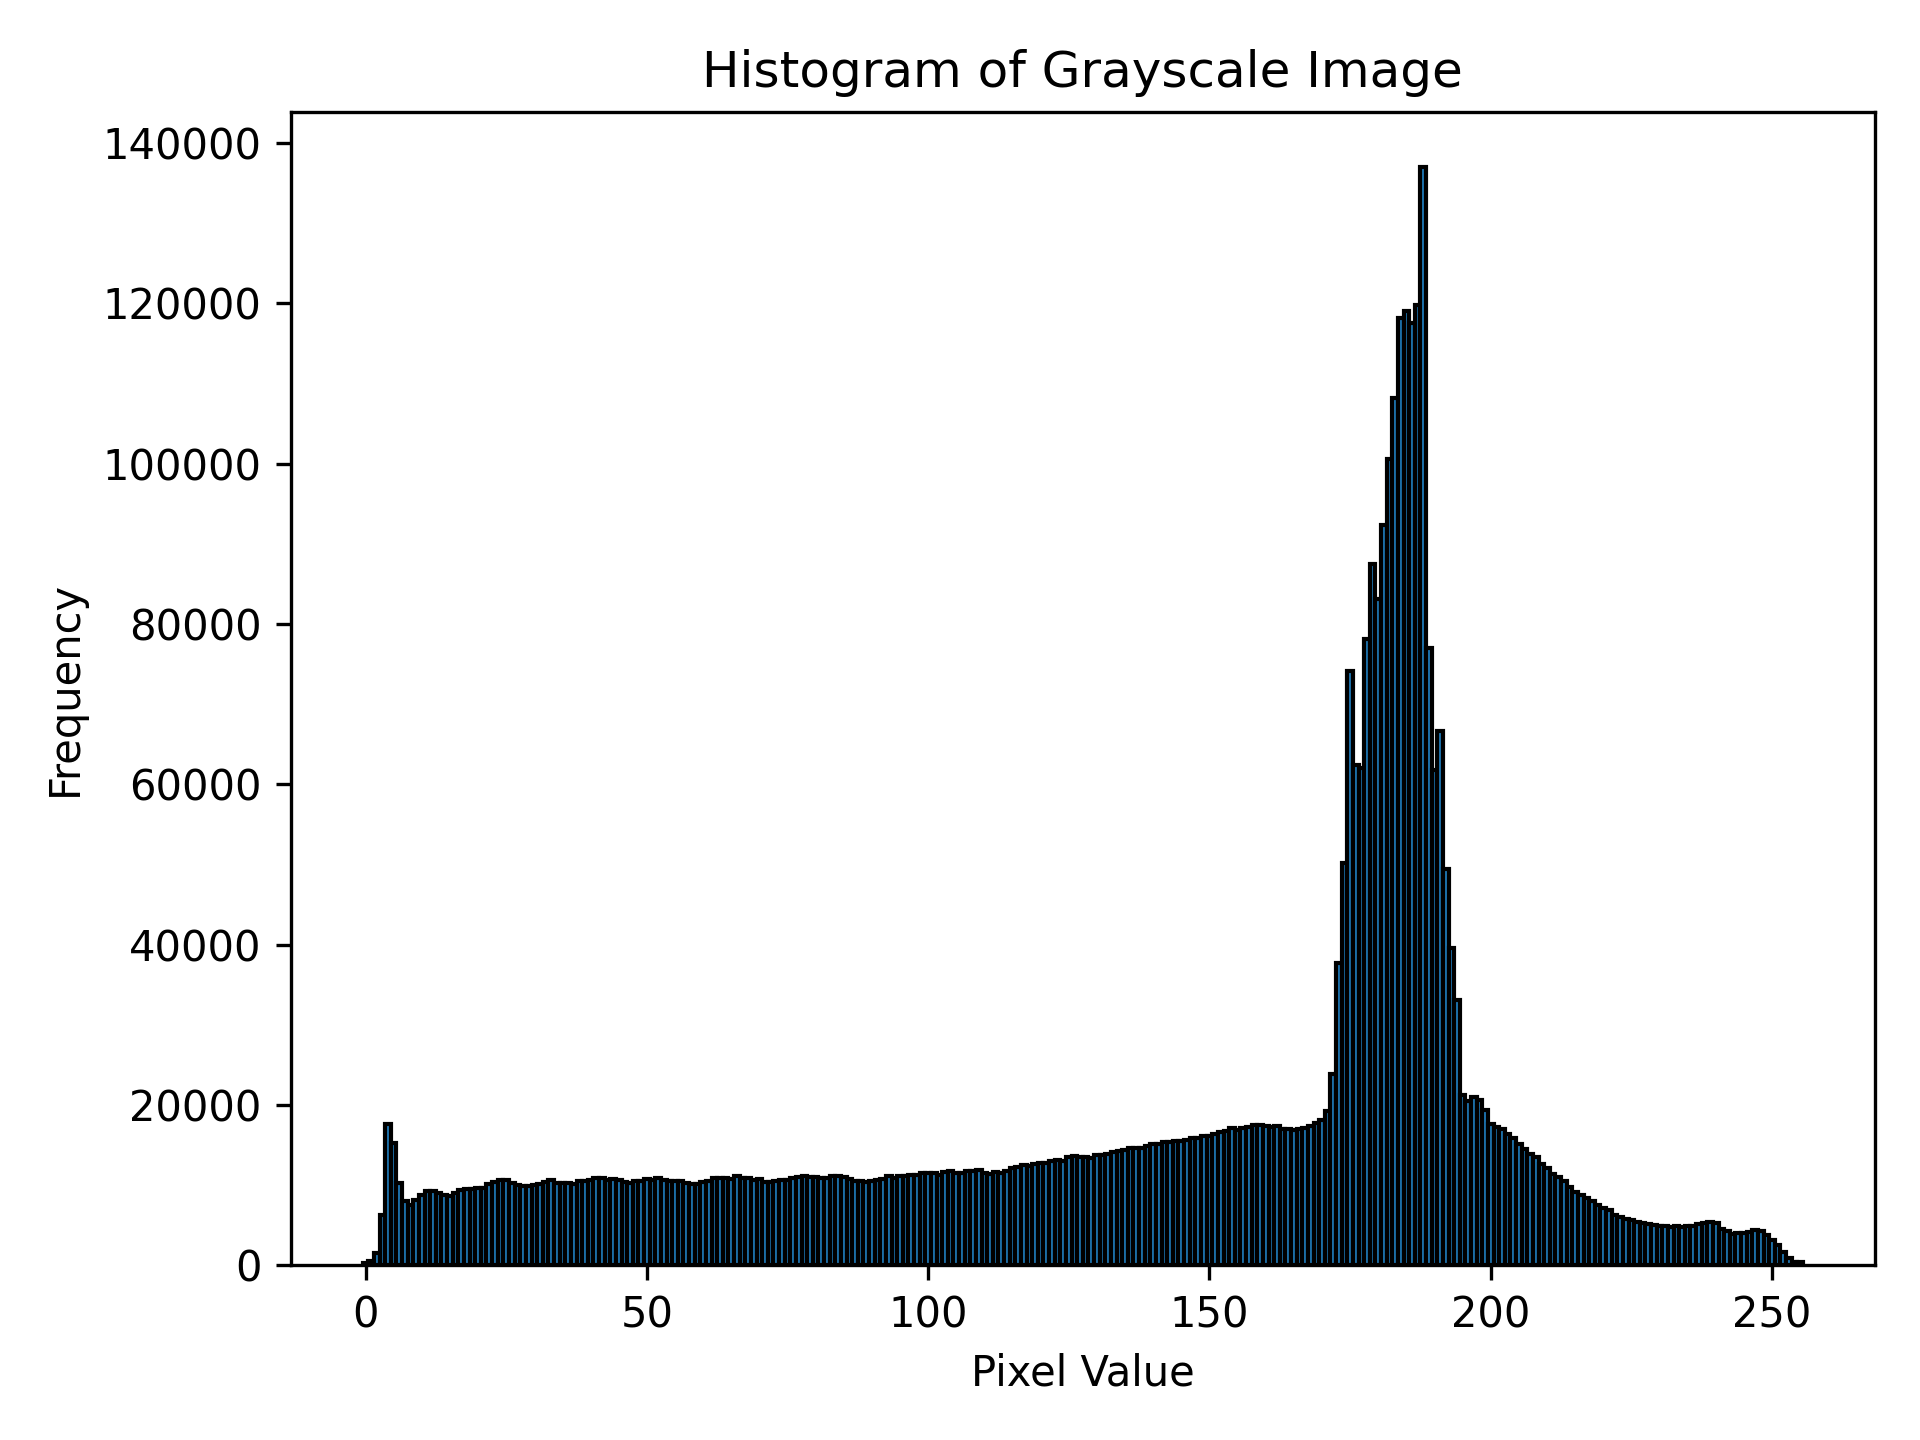

Source code (Python):
import numpy as np
import matplotlib.pyplot as plt

histogram = np.loadtxt("histogram.txt")

# Plot histogram
plt.bar(range(256), histogram, width=1.0, edgecolor='black')
plt.xlabel('Pixel Value')
plt.ylabel('Frequency')
plt.title('Histogram of Grayscale Image')
plt.tight_layout()
plt.savefig('histogram.png', dpi=300)